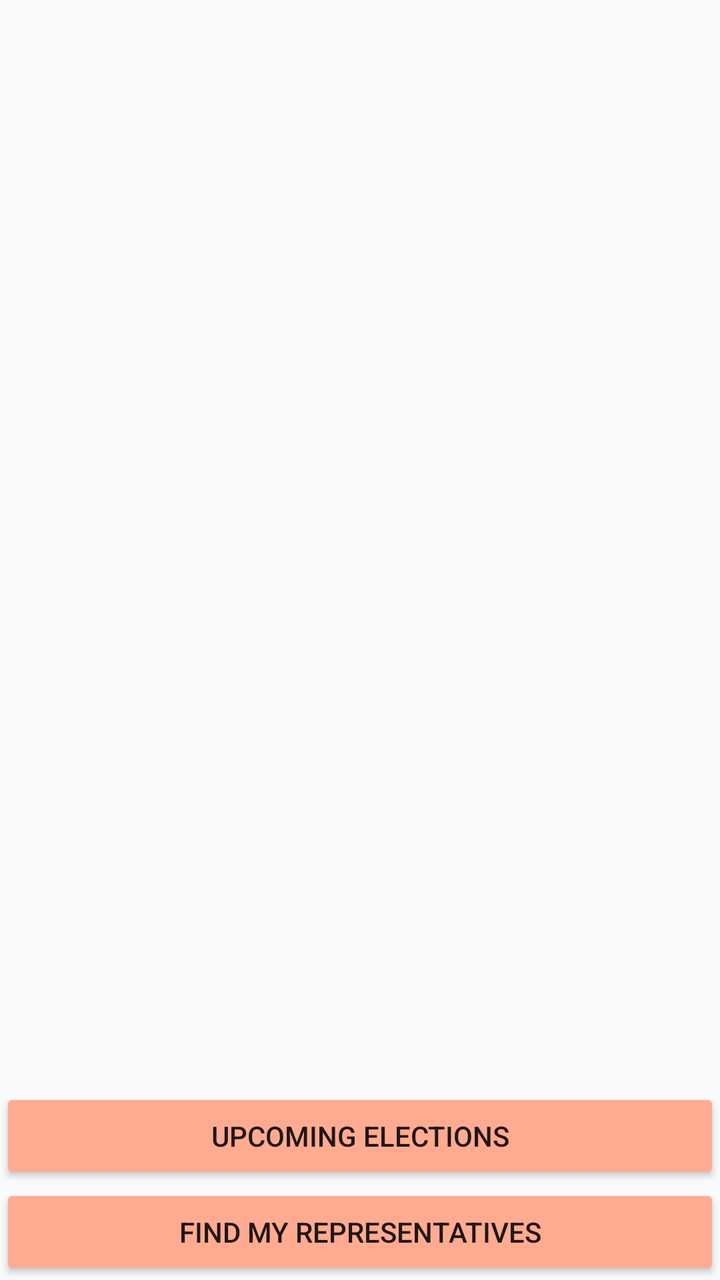
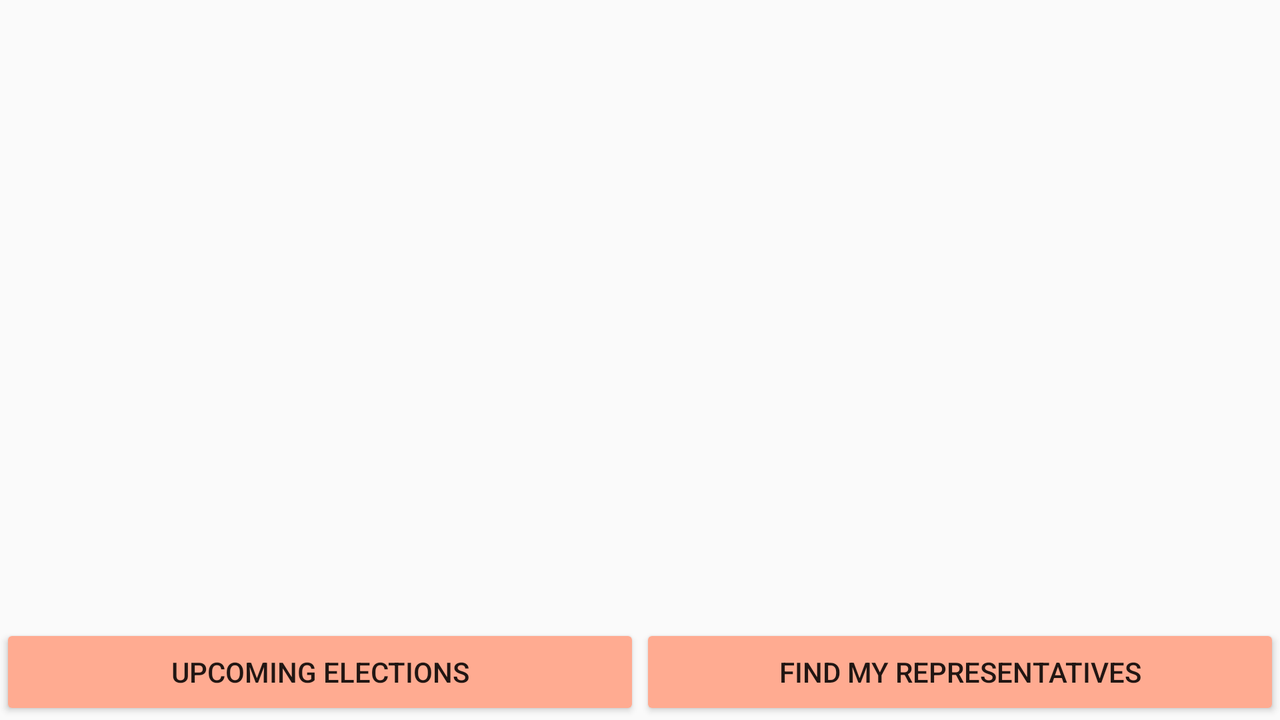

Compare how this app lays out the same screen by default and in its alternative resource folder. The renders come first, then the two layout files and the values they reference.
<!-- AndroidManifest.xml: application theme AppTheme.NoActionBar -->
<!-- res/layout/fragment_launch.xml -->
<?xml version="1.0" encoding="utf-8"?>
<layout xmlns:android="http://schemas.android.com/apk/res/android"
    xmlns:app="http://schemas.android.com/apk/res-auto"
    xmlns:tools="http://schemas.android.com/tools">

    <LinearLayout
        android:layout_width="match_parent"
        android:layout_height="match_parent"
        android:orientation="vertical"
        tools:context="com.example.android.politicalpreparedness.MainActivity">

        <ImageView
            android:id="@+id/logo_image"
            android:layout_width="wrap_content"
            android:layout_height="0dp"
            android:layout_gravity="center|center_vertical"
            android:layout_weight="1"
            android:contentDescription="@string/application_logo"
            app:srcCompat="@drawable/ballot_logo" />

        <Button
            android:id="@+id/upcoming_elections_button"
            android:layout_width="match_parent"
            android:layout_height="wrap_content"
            android:layout_weight="0"
            android:text="@string/upcoming_elections" />

        <Button
            android:id="@+id/find_representatives_button"
            android:layout_width="match_parent"
            android:layout_height="wrap_content"
            android:layout_weight="0"
            android:text="@string/find_my_representatives" />
    </LinearLayout>
</layout>
<!-- resources referenced by this layout -->
<resources>
  <string name="application_logo">Application logo</string>
  <string name="find_my_representatives">Find My Representatives</string>
  <string name="upcoming_elections">Upcoming Elections</string>
  <style name="AppTheme.NoActionBar">
          <item name="windowActionBar">false</item>
          <item name="windowNoTitle">true</item>
      </style>
</resources>
<!-- res/layout-land/fragment_launch.xml (the author's variant of the layout above) -->
<!-- drawn on the phone turned sideways -->
<?xml version="1.0" encoding="utf-8"?>
<layout xmlns:android="http://schemas.android.com/apk/res/android"
    xmlns:app="http://schemas.android.com/apk/res-auto"
    xmlns:tools="http://schemas.android.com/tools">

    <androidx.constraintlayout.widget.ConstraintLayout
        android:layout_width="match_parent"
        android:layout_height="match_parent"
        android:orientation="vertical"
        tools:context="com.example.android.politicalpreparedness.MainActivity">

        <ImageView
            android:id="@+id/logo_image"
            android:layout_width="0dp"
            android:layout_height="0dp"
            android:layout_gravity="center_vertical"
            android:layout_margin="48dp"
            android:contentDescription="@string/application_logo"
            app:layout_constraintBottom_toTopOf="@+id/upcoming_elections_button"
            app:layout_constraintEnd_toEndOf="parent"
            app:layout_constraintStart_toStartOf="parent"
            app:layout_constraintTop_toTopOf="parent"
            app:srcCompat="@drawable/ballot_logo" />

        <Button
            android:id="@+id/upcoming_elections_button"
            android:layout_width="0dp"
            android:layout_height="wrap_content"
            android:layout_weight="0"
            android:text="@string/upcoming_elections"
            app:layout_constraintBottom_toBottomOf="parent"
            app:layout_constraintEnd_toStartOf="@+id/find_representatives_button"
            app:layout_constraintHorizontal_bias="0.5"
            app:layout_constraintStart_toStartOf="parent" />

        <Button
            android:id="@+id/find_representatives_button"
            android:layout_width="0dp"
            android:layout_height="wrap_content"
            android:layout_weight="0"
            android:text="@string/find_my_representatives"
            app:layout_constraintBottom_toBottomOf="parent"
            app:layout_constraintEnd_toEndOf="parent"
            app:layout_constraintHorizontal_bias="0.5"
            app:layout_constraintStart_toEndOf="@+id/upcoming_elections_button" />
    </androidx.constraintlayout.widget.ConstraintLayout>
</layout>
